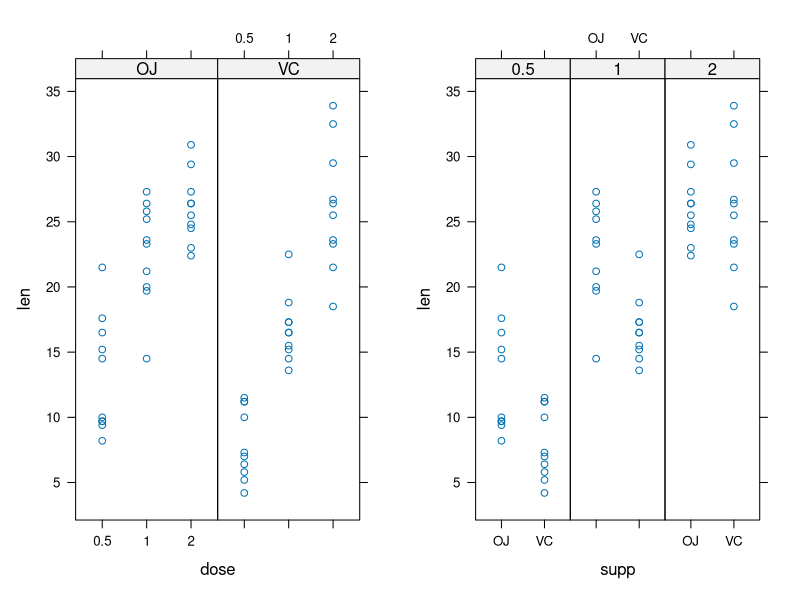

This chart was generated by the following R code:
## ---- chunk 1
data("ToothGrowth")
library(lattice)
library(ggplot2)

tooth <- transform(ToothGrowth, dose = factor(dose))
plot1 <- xyplot(len ~ dose | supp, data = tooth, layout = c(2,1))
plot2 <- xyplot(len ~ supp | dose, data = tooth, layout = c(3,1))
print(plot1, position = c(0,0,0.5,1), more = TRUE)
print(plot2, position = c(0.5,0,1,1))
## ---- chunk 2
gVC1 <- tooth[which(tooth$supp == "VC" & tooth$dose == 0.5), 1]
gVC2 <- tooth[which(tooth$supp == "VC" & tooth$dose == 1), 1]
gVC3 <- tooth[which(tooth$supp == "VC" & tooth$dose == 2), 1]
gOJ1 <- tooth[which(tooth$supp == "OJ" & tooth$dose == 0.5), 1]
gOJ2 <- tooth[which(tooth$supp == "OJ" & tooth$dose == 1), 1]
gOJ3 <- tooth[which(tooth$supp == "OJ" & tooth$dose == 2), 1]
## ---- chunk 3
t.test(gVC1, gVC2, paired = TRUE)$conf[1:2]
## ---- chunk 4
t.test(gVC2, gVC3, paired = TRUE)$conf[1:2]
## ---- chunk 5
t.test(gOJ1, gOJ2, paired = TRUE)$conf[1:2]
## ---- chunk 6
t.test(gOJ2, gOJ3, paired = TRUE)$conf[1:2]
## ---- chunk 7
t.test(gVC1, gOJ1, paired = TRUE)$conf[1:2]
## ---- chunk 8
t.test(gVC2, gOJ2, paired = TRUE)$conf[1:2]
## ---- chunk 9
t.test(gVC3, gOJ3, paired = TRUE)$conf[1:2]
